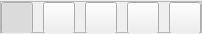
<?xml version="1.0" encoding="UTF-8"?>
<ui version="4.0">
 <class>TLWbLineWidthForm</class>
 <widget class="QWidget" name="TLWbLineWidthForm">
  <property name="geometry">
   <rect>
    <x>0</x>
    <y>0</y>
    <width>202</width>
    <height>34</height>
   </rect>
  </property>
  <property name="sizePolicy">
   <sizepolicy hsizetype="Preferred" vsizetype="Fixed">
    <horstretch>0</horstretch>
    <verstretch>0</verstretch>
   </sizepolicy>
  </property>
  <property name="windowTitle">
   <string>Form</string>
  </property>
  <layout class="QHBoxLayout" name="horizontalLayout">
   <property name="spacing">
    <number>0</number>
   </property>
   <property name="leftMargin">
    <number>0</number>
   </property>
   <property name="topMargin">
    <number>0</number>
   </property>
   <property name="rightMargin">
    <number>0</number>
   </property>
   <property name="bottomMargin">
    <number>0</number>
   </property>
   <item>
    <widget class="QFrame" name="m_lineWidthFrame">
     <property name="sizePolicy">
      <sizepolicy hsizetype="Preferred" vsizetype="Fixed">
       <horstretch>0</horstretch>
       <verstretch>0</verstretch>
      </sizepolicy>
     </property>
     <property name="minimumSize">
      <size>
       <width>0</width>
       <height>32</height>
      </size>
     </property>
     <property name="maximumSize">
      <size>
       <width>16777215</width>
       <height>32</height>
      </size>
     </property>
     <property name="frameShape">
      <enum>QFrame::StyledPanel</enum>
     </property>
     <property name="frameShadow">
      <enum>QFrame::Raised</enum>
     </property>
     <layout class="QHBoxLayout" name="horizontalLayout_2">
      <property name="spacing">
       <number>10</number>
      </property>
      <property name="leftMargin">
       <number>0</number>
      </property>
      <property name="topMargin">
       <number>0</number>
      </property>
      <property name="rightMargin">
       <number>0</number>
      </property>
      <property name="bottomMargin">
       <number>0</number>
      </property>
      <item>
       <widget class="TLWbToolButton" name="m_lineWidth1Button">
        <property name="sizePolicy">
         <sizepolicy hsizetype="Fixed" vsizetype="Fixed">
          <horstretch>0</horstretch>
          <verstretch>0</verstretch>
         </sizepolicy>
        </property>
        <property name="minimumSize">
         <size>
          <width>32</width>
          <height>32</height>
         </size>
        </property>
        <property name="maximumSize">
         <size>
          <width>32</width>
          <height>32</height>
         </size>
        </property>
        <property name="text">
         <string/>
        </property>
        <property name="checkable">
         <bool>true</bool>
        </property>
        <property name="checked">
         <bool>true</bool>
        </property>
        <property name="autoExclusive">
         <bool>true</bool>
        </property>
       </widget>
      </item>
      <item>
       <widget class="TLWbToolButton" name="m_lineWidth3Button">
        <property name="sizePolicy">
         <sizepolicy hsizetype="Fixed" vsizetype="Fixed">
          <horstretch>0</horstretch>
          <verstretch>0</verstretch>
         </sizepolicy>
        </property>
        <property name="minimumSize">
         <size>
          <width>32</width>
          <height>32</height>
         </size>
        </property>
        <property name="maximumSize">
         <size>
          <width>32</width>
          <height>32</height>
         </size>
        </property>
        <property name="text">
         <string/>
        </property>
        <property name="checkable">
         <bool>true</bool>
        </property>
        <property name="checked">
         <bool>false</bool>
        </property>
        <property name="autoExclusive">
         <bool>true</bool>
        </property>
       </widget>
      </item>
      <item>
       <widget class="TLWbToolButton" name="m_lineWidth5Button">
        <property name="sizePolicy">
         <sizepolicy hsizetype="Fixed" vsizetype="Fixed">
          <horstretch>0</horstretch>
          <verstretch>0</verstretch>
         </sizepolicy>
        </property>
        <property name="minimumSize">
         <size>
          <width>32</width>
          <height>32</height>
         </size>
        </property>
        <property name="maximumSize">
         <size>
          <width>32</width>
          <height>32</height>
         </size>
        </property>
        <property name="text">
         <string/>
        </property>
        <property name="checkable">
         <bool>true</bool>
        </property>
        <property name="checked">
         <bool>false</bool>
        </property>
        <property name="autoExclusive">
         <bool>true</bool>
        </property>
       </widget>
      </item>
      <item>
       <widget class="TLWbToolButton" name="m_lineWidth7Button">
        <property name="sizePolicy">
         <sizepolicy hsizetype="Fixed" vsizetype="Fixed">
          <horstretch>0</horstretch>
          <verstretch>0</verstretch>
         </sizepolicy>
        </property>
        <property name="minimumSize">
         <size>
          <width>32</width>
          <height>32</height>
         </size>
        </property>
        <property name="maximumSize">
         <size>
          <width>32</width>
          <height>32</height>
         </size>
        </property>
        <property name="text">
         <string/>
        </property>
        <property name="checkable">
         <bool>true</bool>
        </property>
        <property name="checked">
         <bool>false</bool>
        </property>
        <property name="autoExclusive">
         <bool>true</bool>
        </property>
       </widget>
      </item>
      <item>
       <widget class="TLWbToolButton" name="m_lineWidth9Button">
        <property name="sizePolicy">
         <sizepolicy hsizetype="Fixed" vsizetype="Fixed">
          <horstretch>0</horstretch>
          <verstretch>0</verstretch>
         </sizepolicy>
        </property>
        <property name="minimumSize">
         <size>
          <width>32</width>
          <height>32</height>
         </size>
        </property>
        <property name="maximumSize">
         <size>
          <width>32</width>
          <height>32</height>
         </size>
        </property>
        <property name="text">
         <string/>
        </property>
        <property name="checkable">
         <bool>true</bool>
        </property>
        <property name="checked">
         <bool>false</bool>
        </property>
        <property name="autoExclusive">
         <bool>true</bool>
        </property>
       </widget>
      </item>
     </layout>
    </widget>
   </item>
  </layout>
 </widget>
 <customwidgets>
  <customwidget>
   <class>TLWbToolButton</class>
   <extends>QPushButton</extends>
   <header>TLWbToolButton.h</header>
  </customwidget>
 </customwidgets>
 <resources/>
 <connections/>
</ui>
